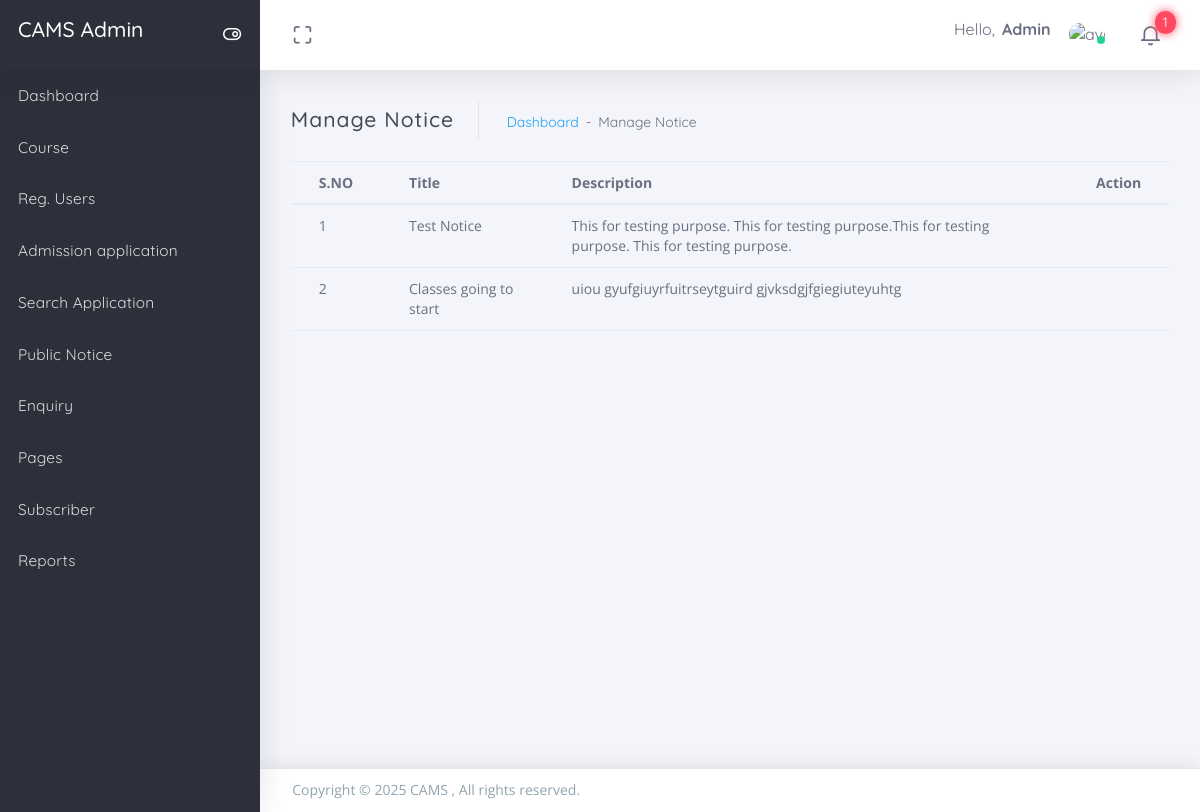
/uams/admin/manage-notice.php (signed in), run on the app's committed database.
### tables this page shows
CREATE TABLE `tblnotice` (
  `ID` int(11) NOT NULL,
  `Title` varchar(250) DEFAULT NULL,
  `Decription` varchar(350) DEFAULT NULL,
  `CreationDate` timestamp NULL DEFAULT current_timestamp()
);

### uams/admin/manage-notice.php (the view, shortened to what this page needs)
<?php
include('includes/dbconnection.php');
if (strlen($_SESSION['aid']==0)) {
  header('location:logout.php');
  } else{
?>
<!DOCTYPE html>
<html class="loading" lang="en" data-textdirection="ltr">
<head>
  <link href="https://maxcdn.icons8.com/fonts/line-awesome/1.1/css/line-awesome.min.css"
  rel="stylesheet">
</head>
<body class="vertical-layout vertical-menu-modern 2-columns   menu-expanded fixed-navbar"
data-open="click" data-menu="vertical-menu-modern" data-col="2-columns">
<?php include('includes/header.php');?>
<?php include('includes/leftbar.php');?>
  <div class="app-content content">
    <div class="content-wrapper">
      <div class="content-header row">
        <div class="content-header-left col-md-6 col-12 mb-2 breadcrumb-new">
          <h3 class="content-header-title mb-0 d-inline-block">
           Manage Notice
          </h3>
          <div class="row breadcrumbs-top d-inline-block">
            <div class="breadcrumb-wrapper col-12">
              <ol class="breadcrumb">
                <li class="breadcrumb-item"><a href="dashboard.php">Dashboard</a>
                </li>
                <li class="breadcrumb-item active">Manage Notice
                </li>
              </ol>
            </div>
          </div>
        </div>
      </div>
      <div class="content-body">
<table class="table mb-0">
 <thead>
                <tr>
                  <th>S.NO</th>
                  <th>Title</th>
                  <th>Description</th>
                   <th>Action</th>
                </tr>
              </thead>
               <?php
$ret=mysqli_query($con,"select * from tblnotice");
$cnt=1;
while ($row=mysqli_fetch_array($ret)) {
?>
                <tr>
                  <td><?php echo $cnt;?></td>
                  <td><?php  echo $row['Title'];?></td>
                  <td><?php  echo $row['Decription'];?></td>
                  <td>
                </tr>
                <?php
$cnt=$cnt+1;
}?>
</table>
</div>
      </div>
      </div>
<?php include('includes/footer.php');?>
</body>
</html>
<?php  } ?>

### uams/admin/includes/header.php (shortened to what this page needs)
  <link rel="stylesheet" type="text/css" href="../app-assets/css/vendors.css">
  <link rel="stylesheet" type="text/css" href="../app-assets/css/app.css">
  <link rel="stylesheet" type="text/css" href="../app-assets/css/core/menu/menu-types/vertical-menu-modern.css">
  <link rel="stylesheet" type="text/css" href="../app-assets/css/core/colors/palette-gradient.css">
  <link rel="stylesheet" type="text/css" href="../app-assets/css/plugins/forms/extended/form-extended.css">
<nav class="header-navbar navbar-expand-md navbar navbar-with-menu navbar-without-dd-arrow fixed-top navbar-semi-dark navbar-shadow">
    <div class="navbar-wrapper">
      <div class="navbar-header">
        <ul class="nav navbar-nav flex-row">
          <li class="nav-item mr-auto">
            <a class="navbar-brand" href="dashboard.php">
              <h3 class="brand-text">CAMS Admin</h3>
            </a>
          </li>
          <li class="nav-item d-none d-md-block float-right"><a class="nav-link modern-nav-toggle pr-0" data-toggle="collapse"><i class="toggle-icon ft-toggle-right font-medium-3 white" data-ticon="ft-toggle-right"></i></a></li>
        </ul>
      </div>
      <div class="navbar-container content">
        <div class="collapse navbar-collapse" id="navbar-mobile">
          <ul class="nav navbar-nav mr-auto float-left">
            <li class="nav-item d-none d-md-block"><a class="nav-link nav-link-expand" href="#"><i class="ficon ft-maximize"></i></a></li>
          </ul>
          <ul class="nav navbar-nav float-right">
            <li class="dropdown dropdown-user nav-item">
              <a class="dropdown-toggle nav-link dropdown-user-link" href="#" data-toggle="dropdown">
                <span class="mr-1">Hello,
                  <?php
$admid=$_SESSION['aid'];
$ret=mysqli_query($con,"select AdminName from tbladmin where ID='$admid'");
$row=mysqli_fetch_array($ret);
$name=$row['AdminName'];
?>
                  <span class="user-name text-bold-700" ><?php echo $name; ?></span>
                </span>
                <span class="avatar avatar-online">
                  <img src="app-assets/images/user.png" alt="avatar"><i></i></span>
              </a>
            </li>
<?php $qury=mysqli_query($con,"SELECT  tbladmapplications.ID as appid,tbluser.FirstName,tbladmapplications.CourseApplieddate from tbladmapplications join tbluser on tbluser.ID=tbladmapplications.UserId where tbladmapplications.AdminStatus is null");
$num=mysqli_num_rows($qury);
?>
 <li class="dropdown dropdown-notification nav-item">
              <a class="nav-link nav-link-label" href="#" data-toggle="dropdown"><i class="ficon ft-bell"></i>
                <span class="badge badge-pill badge-default badge-danger badge-default badge-up badge-glow">
                  <?php echo $num;?></span>
              </a>
            </li>
          </ul>
        </div>
      </div>
    </div>
  </nav>

### uams/app-assets/css/core/menu/menu-types/vertical-menu-modern.css (style rules this page uses)
body.vertical-layout.vertical-menu-modern .navbar .navbar-brand { white-space: nowrap; }
body.vertical-layout.vertical-menu-modern.menu-expanded .navbar .navbar-header { float: left; width: 260px; }
body.vertical-layout.vertical-menu-modern.menu-expanded .navbar .navbar-container { margin-left: 260px; }
body.vertical-layout.vertical-menu-modern.menu-expanded .navbar .navbar-brand .brand-text { animation: 0.3s cubic-bezier(0.25, 0.8, 0.25, 1) 0s normal forwards 1 fadein; }
body.vertical-layout.vertical-menu-modern.menu-expanded .content, body.vertical-layout.vertical-menu-modern.menu-expanded .footer { margin-left: 260px; }

### data on the page
tblnotice: Title "Test Notice", Decription "This for testing purpose. This for testing purpose.This for testing purpose. This for testing purpose."
tblnotice: Title "Classes going to start", Decription "uiou gyufgiuyrfuitrseytguird gjvksdgjfgiegiuteyuhtg"

### other printed values
$name "Admin"
$num "1"
